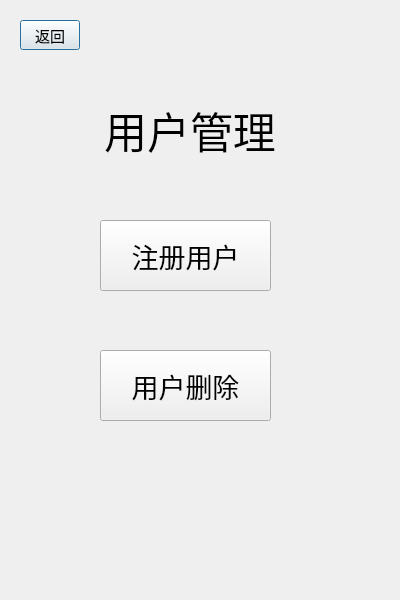
<?xml version="1.0" encoding="UTF-8"?>
<ui version="4.0">
 <class>user_management</class>
 <widget class="QDialog" name="user_management">
  <property name="geometry">
   <rect>
    <x>0</x>
    <y>0</y>
    <width>400</width>
    <height>600</height>
   </rect>
  </property>
  <property name="minimumSize">
   <size>
    <width>400</width>
    <height>600</height>
   </size>
  </property>
  <property name="maximumSize">
   <size>
    <width>400</width>
    <height>600</height>
   </size>
  </property>
  <property name="font">
   <font>
    <pointsize>11</pointsize>
   </font>
  </property>
  <property name="windowTitle">
   <string>Voiceprint Recognition</string>
  </property>
  <widget class="QLabel" name="user_manage_label">
   <property name="geometry">
    <rect>
     <x>80</x>
     <y>90</y>
     <width>220</width>
     <height>80</height>
    </rect>
   </property>
   <property name="font">
    <font>
     <family>黑体</family>
     <pointsize>32</pointsize>
     <weight>50</weight>
     <bold>false</bold>
    </font>
   </property>
   <property name="cursor">
    <cursorShape>ArrowCursor</cursorShape>
   </property>
   <property name="text">
    <string>用户管理</string>
   </property>
   <property name="alignment">
    <set>Qt::AlignCenter</set>
   </property>
  </widget>
  <widget class="QPushButton" name="back_pushbutton">
   <property name="geometry">
    <rect>
     <x>20</x>
     <y>20</y>
     <width>60</width>
     <height>30</height>
    </rect>
   </property>
   <property name="font">
    <font>
     <family>黑体</family>
     <pointsize>11</pointsize>
    </font>
   </property>
   <property name="text">
    <string>返回</string>
   </property>
  </widget>
  <widget class="QPushButton" name="register_button">
   <property name="geometry">
    <rect>
     <x>100</x>
     <y>220</y>
     <width>171</width>
     <height>71</height>
    </rect>
   </property>
   <property name="font">
    <font>
     <pointsize>20</pointsize>
    </font>
   </property>
   <property name="text">
    <string>注册用户</string>
   </property>
   <property name="iconSize">
    <size>
     <width>27</width>
     <height>27</height>
    </size>
   </property>
  </widget>
  <widget class="QPushButton" name="delete_button">
   <property name="geometry">
    <rect>
     <x>100</x>
     <y>350</y>
     <width>171</width>
     <height>71</height>
    </rect>
   </property>
   <property name="font">
    <font>
     <pointsize>20</pointsize>
    </font>
   </property>
   <property name="text">
    <string>用户删除</string>
   </property>
  </widget>
 </widget>
 <resources/>
 <connections/>
</ui>
